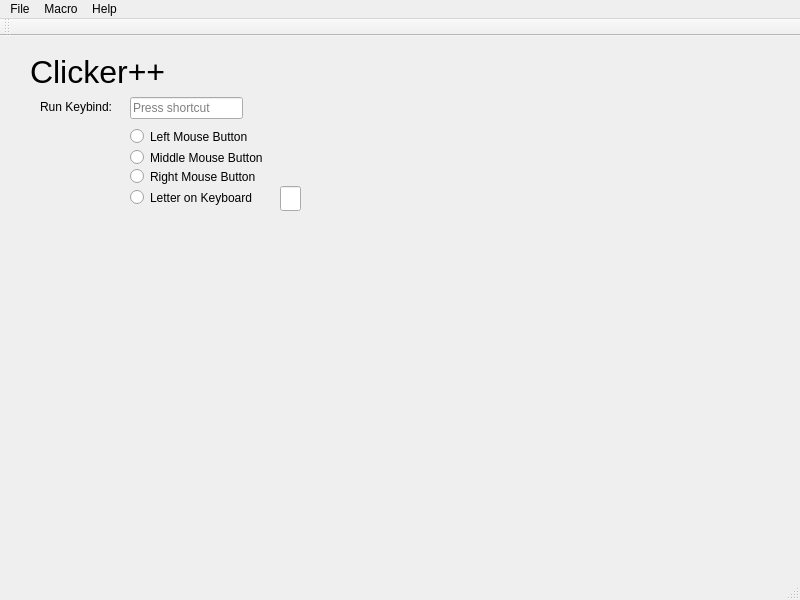
<?xml version="1.0" encoding="UTF-8"?>
<ui version="4.0">
 <class>MainWindow</class>
 <widget class="QMainWindow" name="MainWindow">
  <property name="geometry">
   <rect>
    <x>0</x>
    <y>0</y>
    <width>800</width>
    <height>600</height>
   </rect>
  </property>
  <property name="windowTitle">
   <string>MainWindow</string>
  </property>
  <widget class="QWidget" name="centralwidget">
   <widget class="QLabel" name="title">
    <property name="geometry">
     <rect>
      <x>30</x>
      <y>20</y>
      <width>731</width>
      <height>31</height>
     </rect>
    </property>
    <property name="font">
     <font>
      <pointsize>24</pointsize>
     </font>
    </property>
    <property name="text">
     <string>Clicker++</string>
    </property>
   </widget>
   <widget class="QKeySequenceEdit" name="runKeybind">
    <property name="geometry">
     <rect>
      <x>130</x>
      <y>60</y>
      <width>113</width>
      <height>25</height>
     </rect>
    </property>
   </widget>
   <widget class="QLabel" name="runKeybindText">
    <property name="geometry">
     <rect>
      <x>40</x>
      <y>60</y>
      <width>81</width>
      <height>21</height>
     </rect>
    </property>
    <property name="text">
     <string>Run Keybind:</string>
    </property>
   </widget>
   <widget class="QRadioButton" name="leftMBSelect">
    <property name="geometry">
     <rect>
      <x>130</x>
      <y>90</y>
      <width>161</width>
      <height>21</height>
     </rect>
    </property>
    <property name="text">
     <string>Left Mouse Button</string>
    </property>
   </widget>
   <widget class="QRadioButton" name="rightMBSelect">
    <property name="geometry">
     <rect>
      <x>130</x>
      <y>130</y>
      <width>161</width>
      <height>21</height>
     </rect>
    </property>
    <property name="text">
     <string>Right Mouse Button</string>
    </property>
   </widget>
   <widget class="QRadioButton" name="middleMBSelect">
    <property name="geometry">
     <rect>
      <x>130</x>
      <y>110</y>
      <width>161</width>
      <height>23</height>
     </rect>
    </property>
    <property name="text">
     <string>Middle Mouse Button</string>
    </property>
   </widget>
   <widget class="QRadioButton" name="letterSelect">
    <property name="geometry">
     <rect>
      <x>130</x>
      <y>150</y>
      <width>161</width>
      <height>23</height>
     </rect>
    </property>
    <property name="text">
     <string>Letter on Keyboard</string>
    </property>
   </widget>
   <widget class="QLineEdit" name="letter">
    <property name="geometry">
     <rect>
      <x>280</x>
      <y>150</y>
      <width>21</width>
      <height>25</height>
     </rect>
    </property>
    <property name="font">
     <font>
      <family>Monospace</family>
      <pointsize>14</pointsize>
     </font>
    </property>
   </widget>
  </widget>
  <widget class="QMenuBar" name="menubar">
   <property name="geometry">
    <rect>
     <x>0</x>
     <y>0</y>
     <width>800</width>
     <height>22</height>
    </rect>
   </property>
   <widget class="QMenu" name="menuHelp">
    <property name="title">
     <string>Help</string>
    </property>
    <addaction name="actionAbout"/>
   </widget>
   <widget class="QMenu" name="menuFile">
    <property name="title">
     <string>File</string>
    </property>
    <addaction name="actionQuit"/>
   </widget>
   <widget class="QMenu" name="menuMacro">
    <property name="title">
     <string>Macro</string>
    </property>
    <addaction name="actionRunMacro"/>
    <addaction name="separator"/>
    <addaction name="actionDocumentation"/>
   </widget>
   <addaction name="menuFile"/>
   <addaction name="menuMacro"/>
   <addaction name="menuHelp"/>
  </widget>
  <widget class="QToolBar" name="toolBar">
   <property name="windowTitle">
    <string>toolBar</string>
   </property>
   <attribute name="toolBarArea">
    <enum>TopToolBarArea</enum>
   </attribute>
   <attribute name="toolBarBreak">
    <bool>false</bool>
   </attribute>
  </widget>
  <widget class="QStatusBar" name="statusbar"/>
  <action name="actionAbout">
   <property name="text">
    <string>About</string>
   </property>
  </action>
  <action name="actionQuit">
   <property name="text">
    <string>Quit</string>
   </property>
   <property name="shortcut">
    <string>Ctrl+Q</string>
   </property>
  </action>
  <action name="actionRunMacro">
   <property name="text">
    <string>Run</string>
   </property>
   <property name="toolTip">
    <string>Run a Macro</string>
   </property>
   <property name="shortcut">
    <string>Ctrl+M</string>
   </property>
  </action>
  <action name="actionDocumentation">
   <property name="text">
    <string>Documentation</string>
   </property>
   <property name="toolTip">
    <string>Macro Documentation</string>
   </property>
  </action>
 </widget>
 <resources/>
 <connections/>
</ui>
